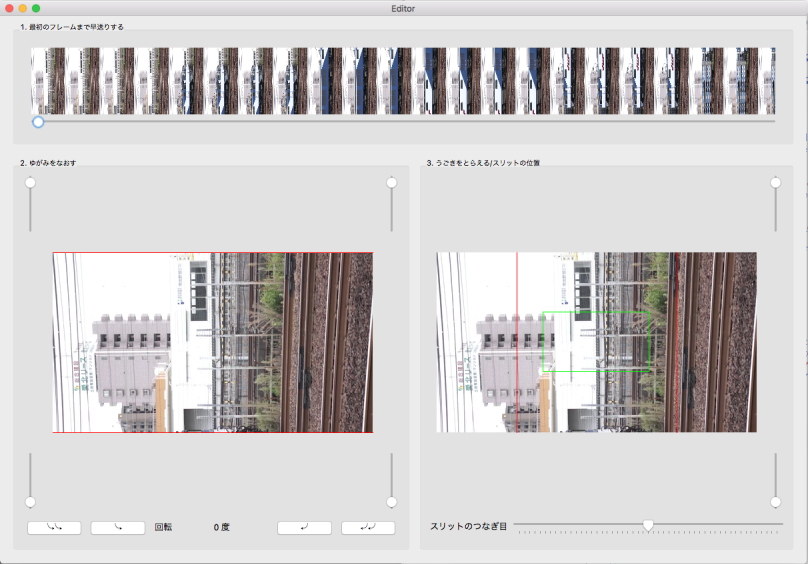
#> input picture images/edit1.png, 2424 x 1692 px (shown at 1/3 size)
$ python hans_style.py images/edit1.png 5   (Python 2 division)
#> lines starting #> are read from the running program, lines starting #| are printed output that depends on the picture
#!/usr/bin/env python3
# -*- coding: utf-8 -*-

import cv2
import numpy as np
import math
import sys


if len(sys.argv) <2:
    print "usage: {0} image rows".format(sys.argv[0])
    sys.exit(1)

img = cv2.imread(sys.argv[1])
#> img is the input picture: shape (1692, 2424, 3); mean B, G, R 202.7, 202.5, 205.2
h, w = img.shape[0:2]
#> h = 1692; w = 2424

if len(sys.argv) == 3:
    rows = int(sys.argv[2])
else:
    rows = 1
    hh = h
    ww = w
    while hh*2**0.5 < ww:
        rows += 1
        hh = h * rows
        ww = w / rows

neww = w/rows
#> neww = 484
thumb = cv2.resize(img,(w/rows,h/rows), interpolation = cv2.INTER_CUBIC)
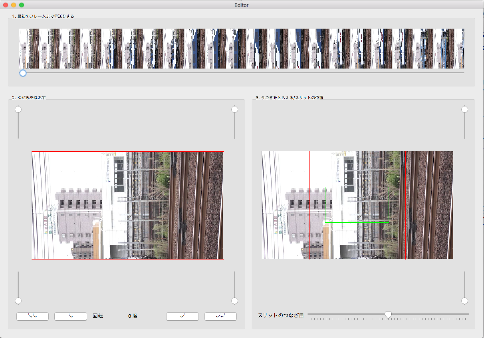
#> thumb: shape (338, 484, 3); mean B, G, R 202.5, 202.4, 205.3
thh, thw = thumb.shape[0:2]
#> thh = 338; thw = 484
canvas = np.zeros((h*rows+h/rows,neww,3))
canvas[0:thh, 0:thw, :] = thumb
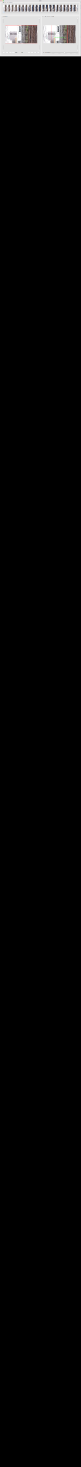
#> canvas: shape (8798, 484, 3) float64 (shown at 1/6 size); mean B, G, R 7.8, 7.8, 7.9
for i in range(rows):
    canvas[thh+i*h:thh+(i+1)*h, 0:neww, :] = img[:,i*neww:(i+1)*neww,:]
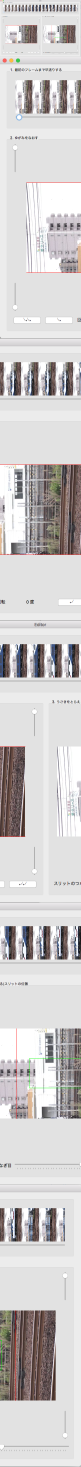
#> canvas: shape (8798, 484, 3) float64 (shown at 1/6 size); mean B, G, R 202.7, 202.5, 205.2
cv2.imwrite("{0}.hans.jpg".format(sys.argv[1]), canvas)

$ run again, on images/edit2a.png
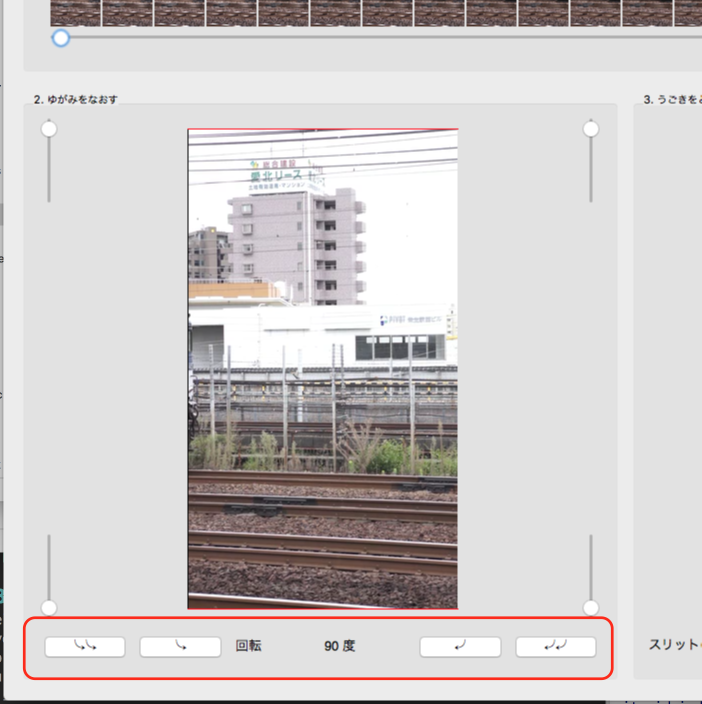
#> input picture images/edit2a.png, 1403 x 1407 px (shown at 1/2 size)
#> img is the input picture: shape (1407, 1403, 3); mean B, G, R 202.8, 203.1, 207.4
#> `thumb = cv2.resize(img,(w/rows,h/rows), interpolation = cv2.INTER_CUBIC)`:
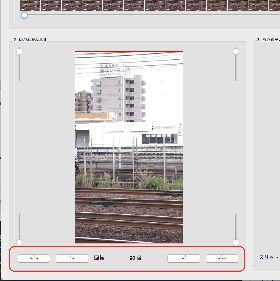
#> thumb: shape (281, 280, 3); mean B, G, R 202.7, 203.1, 207.6
#> after the loop `for i in range(rows):`:
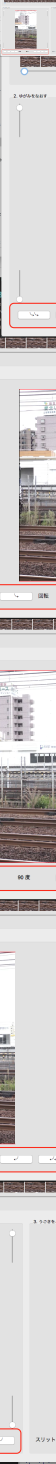
#> canvas: shape (7316, 280, 3) float64 (shown at 1/5 size); mean B, G, R 202.8, 203.1, 207.4

$ run again, on images/edit2b.png
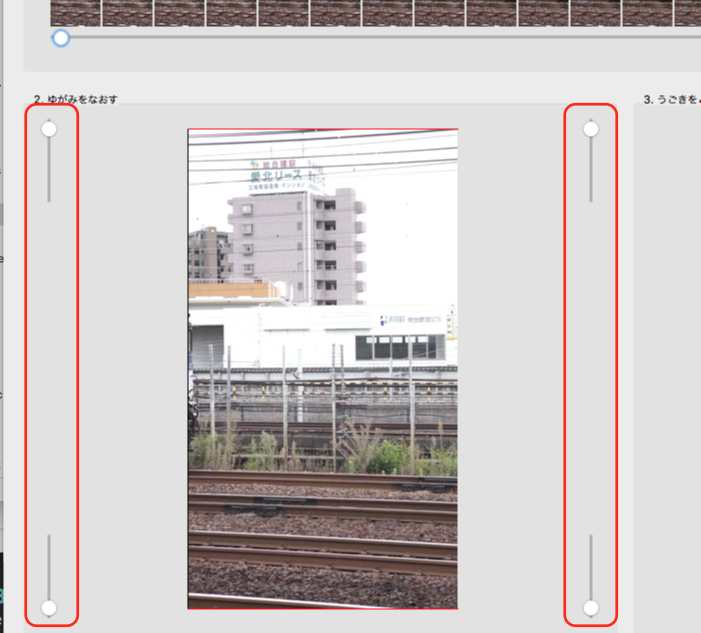
#> input picture images/edit2b.png, 1401 x 1265 px (shown at 1/2 size)
#> img is the input picture: shape (1265, 1401, 3); mean B, G, R 199.5, 200, 206
#> `thumb = cv2.resize(img,(w/rows,h/rows), interpolation = cv2.INTER_CUBIC)`:
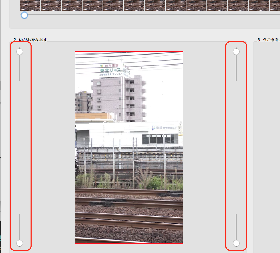
#> thumb: shape (253, 280, 3); mean B, G, R 199.3, 199.7, 206.2
#> after the loop `for i in range(rows):`:
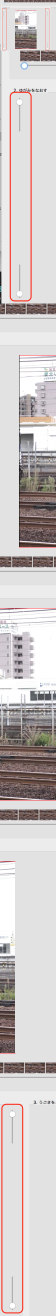
#> canvas: shape (6578, 280, 3) float64 (shown at 1/5 size); mean B, G, R 199.5, 200, 206

$ run again, on images/edit2c.png
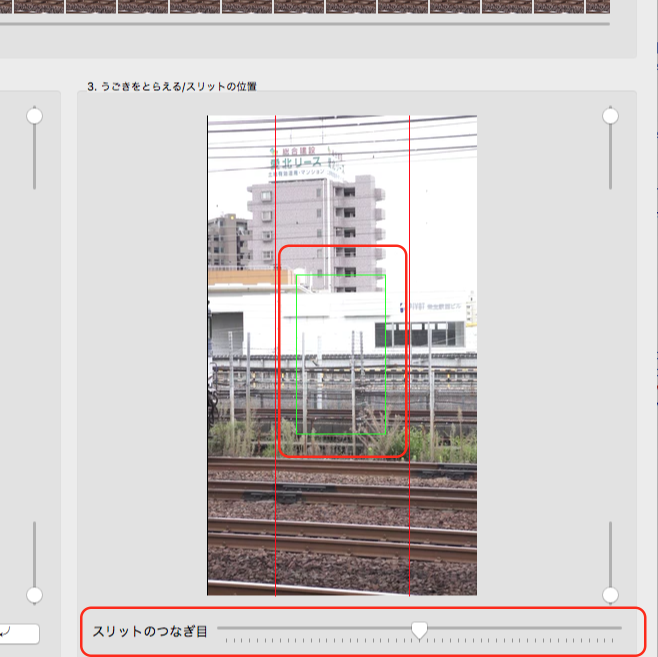
#> input picture images/edit2c.png, 1316 x 1314 px (shown at 1/2 size)
#> img is the input picture: shape (1314, 1316, 3); mean B, G, R 202.3, 202.9, 208
#> `thumb = cv2.resize(img,(w/rows,h/rows), interpolation = cv2.INTER_CUBIC)`:
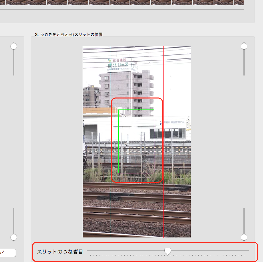
#> thumb: shape (262, 263, 3); mean B, G, R 203, 203.6, 208.5
#> after the loop `for i in range(rows):`:
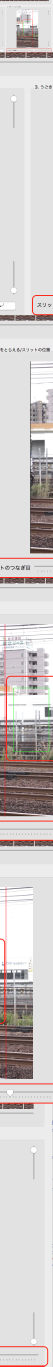
#> canvas: shape (6832, 263, 3) float64 (shown at 1/5 size); mean B, G, R 202.4, 202.9, 208
